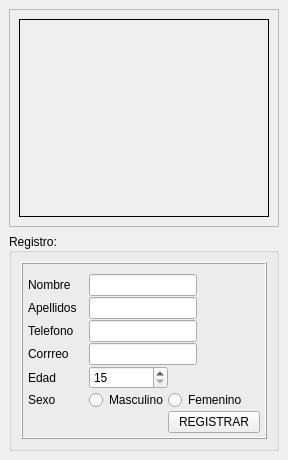
<?xml version="1.0" encoding="UTF-8"?>
<ui version="4.0">
 <class>Ventana_Formulario</class>
 <widget class="QMainWindow" name="Ventana_Formulario">
  <property name="geometry">
   <rect>
    <x>0</x>
    <y>0</y>
    <width>288</width>
    <height>460</height>
   </rect>
  </property>
  <property name="maximumSize">
   <size>
    <width>288</width>
    <height>460</height>
   </size>
  </property>
  <property name="windowTitle">
   <string>Formulario</string>
  </property>
  <widget class="QWidget" name="centralwidget">
   <layout class="QVBoxLayout" name="verticalLayout">
    <item>
     <widget class="QFrame" name="frame_2">
      <property name="frameShape">
       <enum>QFrame::StyledPanel</enum>
      </property>
      <property name="frameShadow">
       <enum>QFrame::Raised</enum>
      </property>
      <layout class="QVBoxLayout" name="verticalLayout_2">
       <item>
        <widget class="QLabel" name="img">
         <property name="sizePolicy">
          <sizepolicy hsizetype="Preferred" vsizetype="Preferred">
           <horstretch>0</horstretch>
           <verstretch>0</verstretch>
          </sizepolicy>
         </property>
         <property name="maximumSize">
          <size>
           <width>250</width>
           <height>200</height>
          </size>
         </property>
         <property name="frameShape">
          <enum>QFrame::Box</enum>
         </property>
         <property name="text">
          <string/>
         </property>
         <property name="pixmap">
          <pixmap>hojaypluma.jpg</pixmap>
         </property>
         <property name="scaledContents">
          <bool>true</bool>
         </property>
         <property name="margin">
          <number>30</number>
         </property>
        </widget>
       </item>
      </layout>
     </widget>
    </item>
    <item>
     <widget class="QGroupBox" name="groupBox">
      <property name="title">
       <string>Registro:</string>
      </property>
      <property name="alignment">
       <set>Qt::AlignLeading|Qt::AlignLeft|Qt::AlignVCenter</set>
      </property>
      <property name="flat">
       <bool>true</bool>
      </property>
      <property name="checkable">
       <bool>false</bool>
      </property>
      <layout class="QHBoxLayout" name="horizontalLayout_2">
       <item>
        <spacer name="horizontalSpacer_13">
         <property name="orientation">
          <enum>Qt::Horizontal</enum>
         </property>
         <property name="sizeHint" stdset="0">
          <size>
           <width>40</width>
           <height>20</height>
          </size>
         </property>
        </spacer>
       </item>
       <item>
        <widget class="QFrame" name="frame">
         <property name="frameShape">
          <enum>QFrame::Box</enum>
         </property>
         <property name="frameShadow">
          <enum>QFrame::Raised</enum>
         </property>
         <layout class="QGridLayout" name="gridLayout">
          <property name="leftMargin">
           <number>5</number>
          </property>
          <property name="topMargin">
           <number>9</number>
          </property>
          <property name="rightMargin">
           <number>5</number>
          </property>
          <property name="bottomMargin">
           <number>0</number>
          </property>
          <property name="spacing">
           <number>0</number>
          </property>
          <item row="2" column="2" colspan="2">
           <widget class="QLineEdit" name="entradatel">
            <property name="sizePolicy">
             <sizepolicy hsizetype="Maximum" vsizetype="Fixed">
              <horstretch>0</horstretch>
              <verstretch>0</verstretch>
             </sizepolicy>
            </property>
            <property name="maxLength">
             <number>13</number>
            </property>
            <property name="clearButtonEnabled">
             <bool>true</bool>
            </property>
           </widget>
          </item>
          <item row="3" column="1">
           <spacer name="horizontalSpacer_7">
            <property name="orientation">
             <enum>Qt::Horizontal</enum>
            </property>
            <property name="sizeHint" stdset="0">
             <size>
              <width>40</width>
              <height>20</height>
             </size>
            </property>
           </spacer>
          </item>
          <item row="3" column="4">
           <spacer name="horizontalSpacer_8">
            <property name="orientation">
             <enum>Qt::Horizontal</enum>
            </property>
            <property name="sizeHint" stdset="0">
             <size>
              <width>40</width>
              <height>20</height>
             </size>
            </property>
           </spacer>
          </item>
          <item row="4" column="1">
           <spacer name="horizontalSpacer_9">
            <property name="orientation">
             <enum>Qt::Horizontal</enum>
            </property>
            <property name="sizeHint" stdset="0">
             <size>
              <width>40</width>
              <height>20</height>
             </size>
            </property>
           </spacer>
          </item>
          <item row="5" column="2">
           <widget class="QRadioButton" name="M">
            <property name="cursor">
             <cursorShape>PointingHandCursor</cursorShape>
            </property>
            <property name="text">
             <string>Masculino</string>
            </property>
           </widget>
          </item>
          <item row="3" column="0">
           <widget class="QLabel" name="lblcorreo">
            <property name="text">
             <string>Corrreo</string>
            </property>
           </widget>
          </item>
          <item row="5" column="4">
           <spacer name="horizontalSpacer_11">
            <property name="orientation">
             <enum>Qt::Horizontal</enum>
            </property>
            <property name="sizeHint" stdset="0">
             <size>
              <width>40</width>
              <height>20</height>
             </size>
            </property>
           </spacer>
          </item>
          <item row="4" column="0">
           <widget class="QLabel" name="lbledad">
            <property name="text">
             <string>Edad</string>
            </property>
           </widget>
          </item>
          <item row="3" column="2" colspan="2">
           <widget class="QLineEdit" name="entradacorreo">
            <property name="sizePolicy">
             <sizepolicy hsizetype="Maximum" vsizetype="Fixed">
              <horstretch>0</horstretch>
              <verstretch>0</verstretch>
             </sizepolicy>
            </property>
            <property name="maxLength">
             <number>50</number>
            </property>
            <property name="clearButtonEnabled">
             <bool>true</bool>
            </property>
           </widget>
          </item>
          <item row="0" column="2" colspan="2">
           <widget class="QLineEdit" name="entradanombre">
            <property name="sizePolicy">
             <sizepolicy hsizetype="Maximum" vsizetype="Fixed">
              <horstretch>0</horstretch>
              <verstretch>0</verstretch>
             </sizepolicy>
            </property>
            <property name="maxLength">
             <number>50</number>
            </property>
            <property name="clearButtonEnabled">
             <bool>true</bool>
            </property>
           </widget>
          </item>
          <item row="2" column="1">
           <spacer name="horizontalSpacer_5">
            <property name="orientation">
             <enum>Qt::Horizontal</enum>
            </property>
            <property name="sizeHint" stdset="0">
             <size>
              <width>40</width>
              <height>20</height>
             </size>
            </property>
           </spacer>
          </item>
          <item row="1" column="0">
           <widget class="QLabel" name="lblapellido">
            <property name="text">
             <string>Apellidos</string>
            </property>
           </widget>
          </item>
          <item row="5" column="1">
           <spacer name="horizontalSpacer_12">
            <property name="orientation">
             <enum>Qt::Horizontal</enum>
            </property>
            <property name="sizeHint" stdset="0">
             <size>
              <width>40</width>
              <height>20</height>
             </size>
            </property>
           </spacer>
          </item>
          <item row="1" column="1">
           <spacer name="horizontalSpacer_3">
            <property name="orientation">
             <enum>Qt::Horizontal</enum>
            </property>
            <property name="sizeHint" stdset="0">
             <size>
              <width>40</width>
              <height>20</height>
             </size>
            </property>
           </spacer>
          </item>
          <item row="5" column="3">
           <widget class="QRadioButton" name="F">
            <property name="cursor">
             <cursorShape>PointingHandCursor</cursorShape>
            </property>
            <property name="text">
             <string>Femenino</string>
            </property>
           </widget>
          </item>
          <item row="1" column="4">
           <spacer name="horizontalSpacer_4">
            <property name="orientation">
             <enum>Qt::Horizontal</enum>
            </property>
            <property name="sizeHint" stdset="0">
             <size>
              <width>40</width>
              <height>20</height>
             </size>
            </property>
           </spacer>
          </item>
          <item row="1" column="2" colspan="2">
           <widget class="QLineEdit" name="entradaapellido">
            <property name="sizePolicy">
             <sizepolicy hsizetype="Maximum" vsizetype="Fixed">
              <horstretch>0</horstretch>
              <verstretch>0</verstretch>
             </sizepolicy>
            </property>
            <property name="maxLength">
             <number>60</number>
            </property>
            <property name="clearButtonEnabled">
             <bool>true</bool>
            </property>
           </widget>
          </item>
          <item row="2" column="4">
           <spacer name="horizontalSpacer_6">
            <property name="orientation">
             <enum>Qt::Horizontal</enum>
            </property>
            <property name="sizeHint" stdset="0">
             <size>
              <width>40</width>
              <height>20</height>
             </size>
            </property>
           </spacer>
          </item>
          <item row="0" column="4">
           <spacer name="horizontalSpacer_2">
            <property name="orientation">
             <enum>Qt::Horizontal</enum>
            </property>
            <property name="sizeHint" stdset="0">
             <size>
              <width>40</width>
              <height>20</height>
             </size>
            </property>
           </spacer>
          </item>
          <item row="5" column="0">
           <widget class="QLabel" name="lblsexo">
            <property name="text">
             <string>Sexo</string>
            </property>
           </widget>
          </item>
          <item row="0" column="0">
           <widget class="QLabel" name="lblnom">
            <property name="text">
             <string>Nombre</string>
            </property>
            <property name="margin">
             <number>0</number>
            </property>
           </widget>
          </item>
          <item row="6" column="3" colspan="2">
           <widget class="QPushButton" name="ragistrar">
            <property name="cursor">
             <cursorShape>PointingHandCursor</cursorShape>
            </property>
            <property name="styleSheet">
             <string notr="true">QPushButton:hover{
	background-color: rgb(188, 191, 200);
}</string>
            </property>
            <property name="text">
             <string>REGISTRAR</string>
            </property>
           </widget>
          </item>
          <item row="2" column="0">
           <widget class="QLabel" name="lbltelefono">
            <property name="text">
             <string>Telefono</string>
            </property>
           </widget>
          </item>
          <item row="0" column="1">
           <spacer name="horizontalSpacer">
            <property name="orientation">
             <enum>Qt::Horizontal</enum>
            </property>
            <property name="sizeHint" stdset="0">
             <size>
              <width>40</width>
              <height>20</height>
             </size>
            </property>
           </spacer>
          </item>
          <item row="4" column="4">
           <spacer name="horizontalSpacer_10">
            <property name="orientation">
             <enum>Qt::Horizontal</enum>
            </property>
            <property name="sizeHint" stdset="0">
             <size>
              <width>40</width>
              <height>20</height>
             </size>
            </property>
           </spacer>
          </item>
          <item row="4" column="2">
           <widget class="QSpinBox" name="edad">
            <property name="minimum">
             <number>15</number>
            </property>
           </widget>
          </item>
         </layout>
        </widget>
       </item>
       <item>
        <spacer name="horizontalSpacer_14">
         <property name="orientation">
          <enum>Qt::Horizontal</enum>
         </property>
         <property name="sizeHint" stdset="0">
          <size>
           <width>40</width>
           <height>20</height>
          </size>
         </property>
        </spacer>
       </item>
      </layout>
     </widget>
    </item>
   </layout>
  </widget>
 </widget>
 <resources/>
 <connections/>
</ui>
